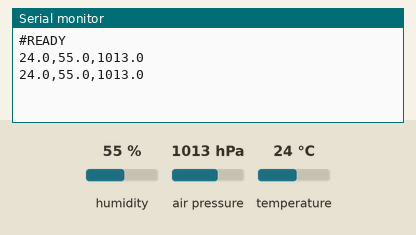
The sketch below on a simulated Arduino Uno, built with avr-gcc and run on an emulated ATmega328P. Shown: the last lines printed to the serial monitor. The inputs (shaded band) are chosen by the test bench; at power-on: humidity 55 %, air pressure 1013 hPa, temperature 24 °C.

Above: at 4.8 s.
4.9 s: humidity set to 22 %
At 6.4 s:
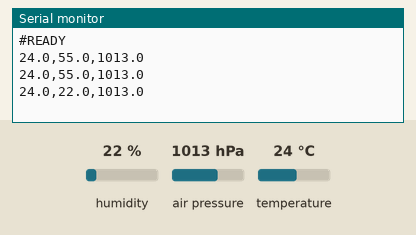
7.9 s: air pressure set to 952 hPa
At 9.4 s:
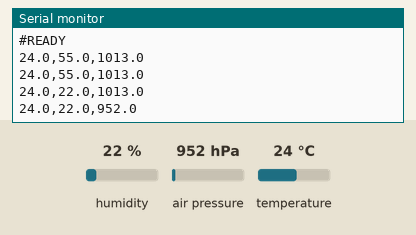
10.9 s: temperature set to 12 °C
At 12.5 s:
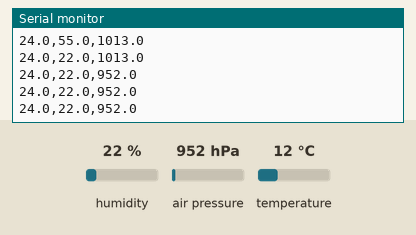
13.9 s: air pressure set to 975 hPa
At 14.9 s:
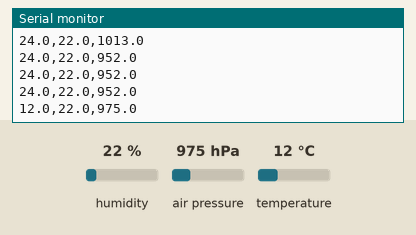
16.9 s: humidity set to 40 %
At 19.1 s:
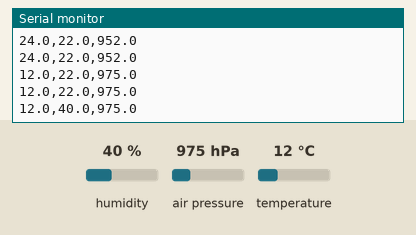
Timing chart, 0 to 20.6 s (numbered marks = the images above; inputs shaded):
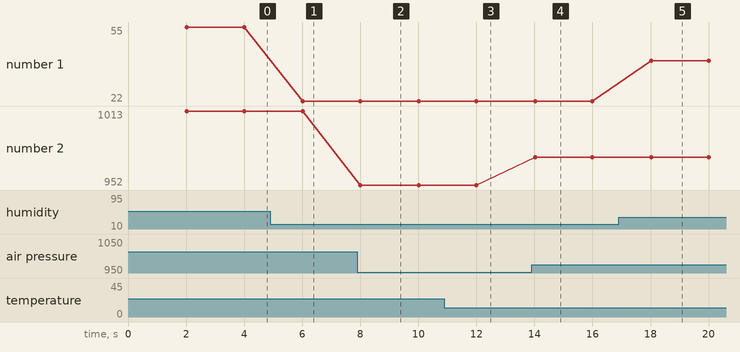

The sketch:

ems_sensors.ino
```cpp
#include <Wire.h>
#include <DHT.h>
#include <Adafruit_BMP085.h>

// DHT11 wiring: VCC -> 5V, DATA -> D2, GND -> GND
#define DHT_PIN 2
#define DHT_TYPE DHT11

DHT dht(DHT_PIN, DHT_TYPE);
Adafruit_BMP085 bmp;

const unsigned long SAMPLE_INTERVAL_MS = 2000;
unsigned long lastSample = 0;
bool bmpReady = false;

void setup() {
  Serial.begin(9600);
  dht.begin();
  Wire.begin();

  bmpReady = bmp.begin();
  // Send status to USB Serial; collector ignores non-data lines.
  if (!bmpReady) {
    Serial.println("#ERROR: BMP180/BMP085 not detected. Check I2C wiring and library.");
  } else {
    Serial.println("#READY");
  }
}

void loop() {
  if (millis() - lastSample < SAMPLE_INTERVAL_MS) return;
  lastSample = millis();

  float humidity = dht.readHumidity();
  float temperature = dht.readTemperature();

  if (isnan(temperature) || isnan(humidity)) {
    Serial.println("#ERROR: DHT11 read failed.");
    return;
  }

  if (!bmpReady) {
    Serial.println("#ERROR: BMP180 unavailable; no complete sample sent.");
    return;
  }

  // BMP pressure is returned in Pa; convert to hPa.
  float pressureHpa = bmp.readPressure() / 100.0;

  // CSV protocol: temperature_C,humidity_percent,pressure_hPa
  Serial.print(temperature, 1);
  Serial.print(",");
  Serial.print(humidity, 1);
  Serial.print(",");
  Serial.println(pressureHpa, 1);
}
```

Measured:
- after the input at 4.9 s, the serial monitor: prints a new line after 1.1 s (image 1)
- after the input at 7.9 s, the serial monitor: prints a new line after 0.10 s (image 2)
- after the input at 13.9 s, the serial monitor: prints a new line after 0.12 s (image 4)
- after the input at 16.9 s, the serial monitor: prints a new line after 1.1 s (image 5)
- plotted number 1: 55 → 22 after the input at 4.9 s, 22 → 40 after the input at 16.9 s
- plotted number 2: 1013 → 952 after the input at 7.9 s, 952 → 975 after the input at 13.9 s
